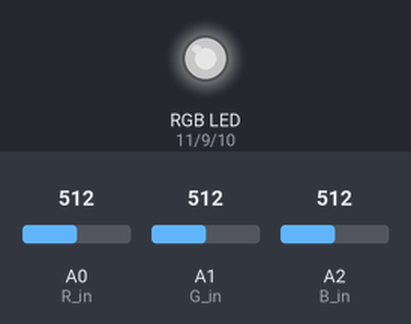
This sketch was run on a simulated Arduino Uno, built with avr-gcc and run on an emulated ATmega328P. On the bench: an RGB LED mixed from three pins (HIGH = lit). The test bench sets the inputs (shaded band); at power-on: A0 (R_in) = 512, A1 (G_in) = 512, A2 (B_in) = 512. Dim RGB values are drawn brighter than linear.

Above: at 1.2 s.
1.3 s: A0 (R_in) set to 716
At 1.9 s:
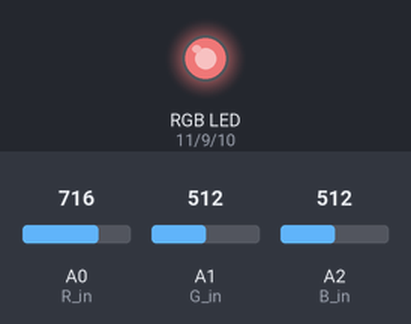
2.8 s: A1 (G_in) set to 716
At 4.0 s:
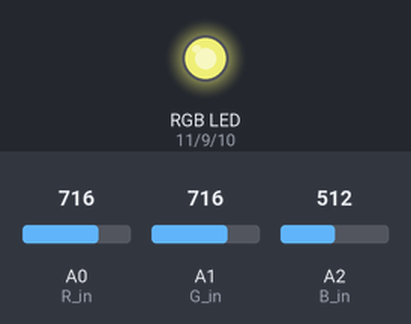
4.3 s: A2 (B_in) set to 716
At 5.4 s:
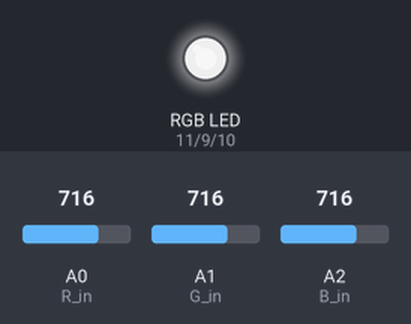
5.8 s: A0 (R_in) set to 511
At 6.5 s:
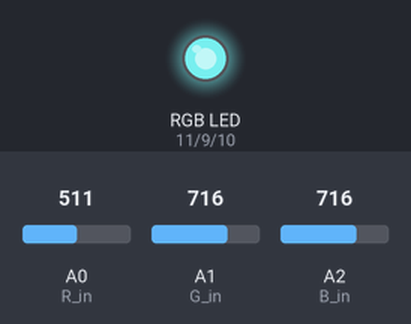
7.3 s: A1 (G_in) set to 511
At 7.7 s:
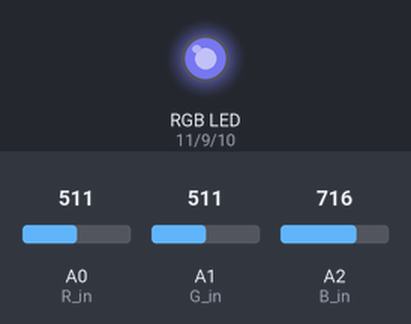
8.8 s: A2 (B_in) set to 306
At 10.0 s:
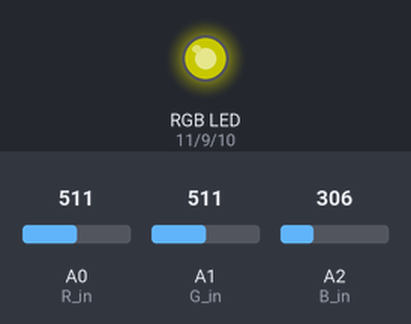
Timing chart, 0 to 11.3 s (numbered marks = the images above; inputs shaded):
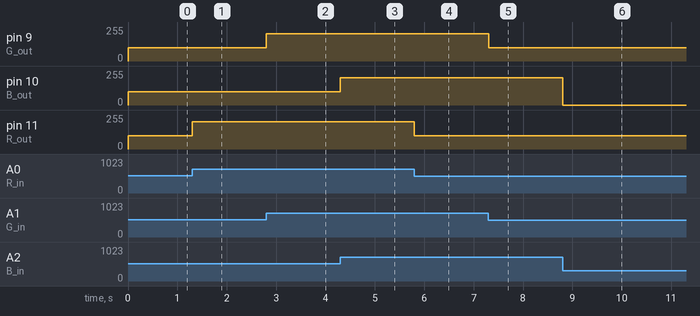

Measured:
- after the input at 1.3 s, pin 11 (R_out): 101/255 → 203/255 at once
- after the input at 2.8 s, pin 9 (G_out): 101/255 → 203/255 at once
- after the input at 4.3 s, pin 10 (B_out): 101/255 → 203/255 at once
- after the input at 5.8 s, pin 11 (R_out): 203/255 → 101/255 at once
- after the input at 7.3 s, pin 9 (G_out): 203/255 → 101/255 at once
- after the input at 8.8 s, pin 10 (B_out): 203/255 → 0/255 at once

The sketch:

RGB_LED.ino
```cpp
//initializing pins
const int R_in = A0;
const int G_in = A1;
const int B_in = A2;

const int R_out = 11;
const int G_out = 9;
const int B_out = 10;

//initializing variables
float R_Vin = 0;
float G_Vin = 0;
float B_Vin = 0;

float R_prop = 0;
float G_prop = 0;
float B_prop = 0;

float R_pwm = 0;
float G_pwm = 0;
float B_pwm = 0;

//initializing maxes and mins of light intensity
float max_light = 0.8;
float min_light = 0.3;

void setup() {
  // put your setup code here, to run once:
  Serial.begin(9600); //open a serial port w/ computer

  //setting photoresistor pins as INPUT
  pinMode(R_in,INPUT);
  pinMode(G_in,INPUT);
  pinMode(B_in,INPUT);

  //setting RGB LED pins as OUTPUT
  pinMode(R_out,OUTPUT);
  pinMode(G_out,OUTPUT);
  pinMode(B_out, OUTPUT);
}

void loop() {
  // put your main code here, to run repeatedly:

  //Calculating pwm value to output for Red
  float r_val = analogRead(R_in);
  R_prop = r_val/1024;
  if (R_prop > max_light)
    {
      R_prop = max_light;
      }
  else if(R_prop < min_light)
    {
      R_prop = min_light;
      }
  R_pwm = 255*(R_prop - min_light)/(max_light-min_light);

  //Calculating pwm value to output for Green
  float g_val = analogRead(G_in);
  G_prop = (g_val/1024);
  if (G_prop > max_light)
    {
      G_prop = max_light;
      }
  else if(G_prop < min_light)
    {
      G_prop = min_light;
      }
  G_pwm = 255*(G_prop - min_light)/(max_light-min_light);

  //Calculating pwm value to output for Blue
  float b_val = analogRead(B_in);
  B_prop = b_val/1024;
  if (B_prop > max_light)
    {
      B_prop = max_light;
      }
  else if(B_prop < min_light)
    {
      B_prop = min_light;
      }
  B_pwm = 255*(B_prop - min_light)/(max_light-min_light);


  analogWrite(R_out,R_pwm);
  analogWrite(G_out,G_pwm);
  analogWrite(B_out,B_pwm);
  //delay(1000);

}
```
